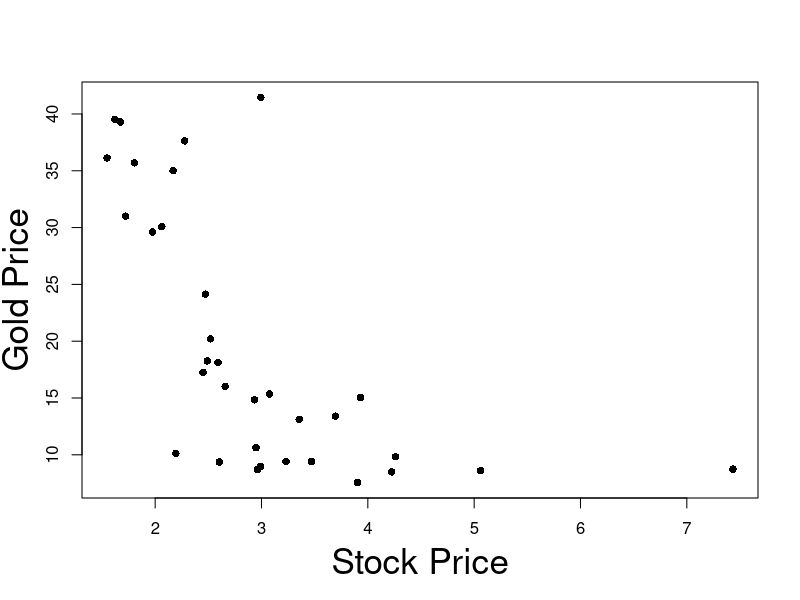
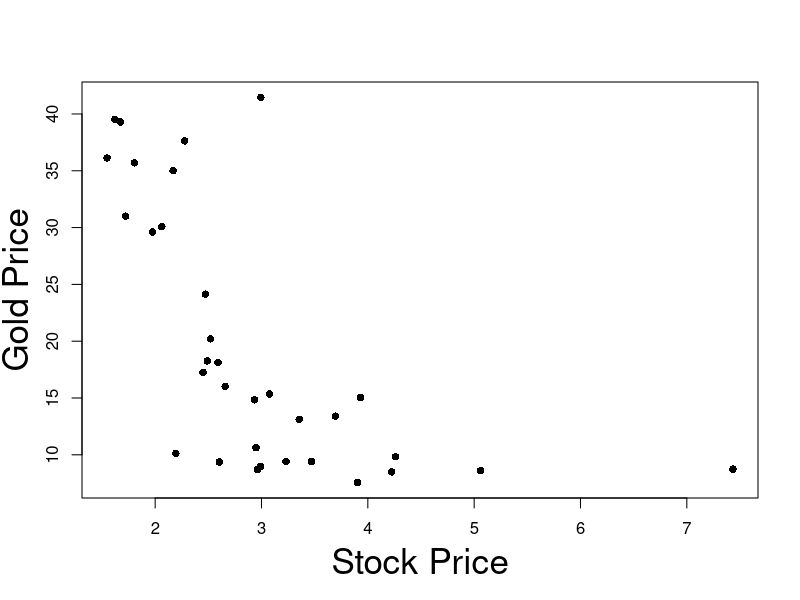
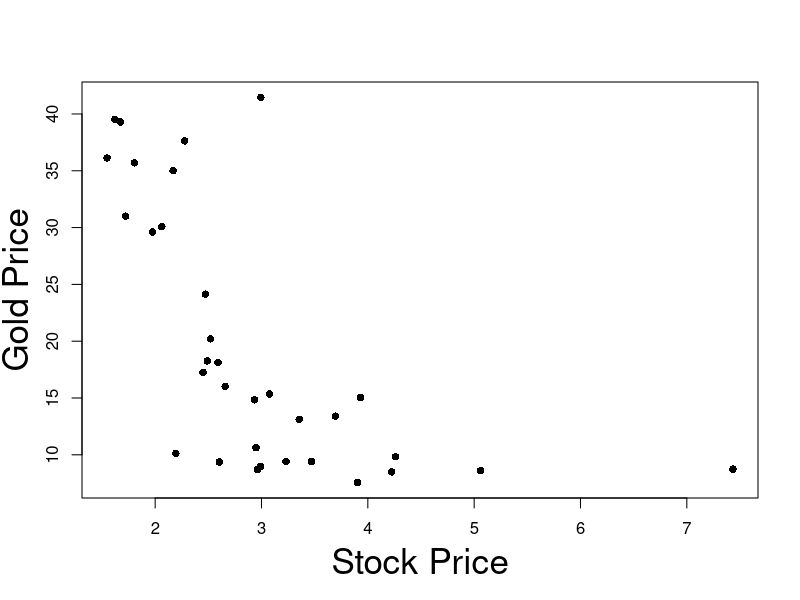
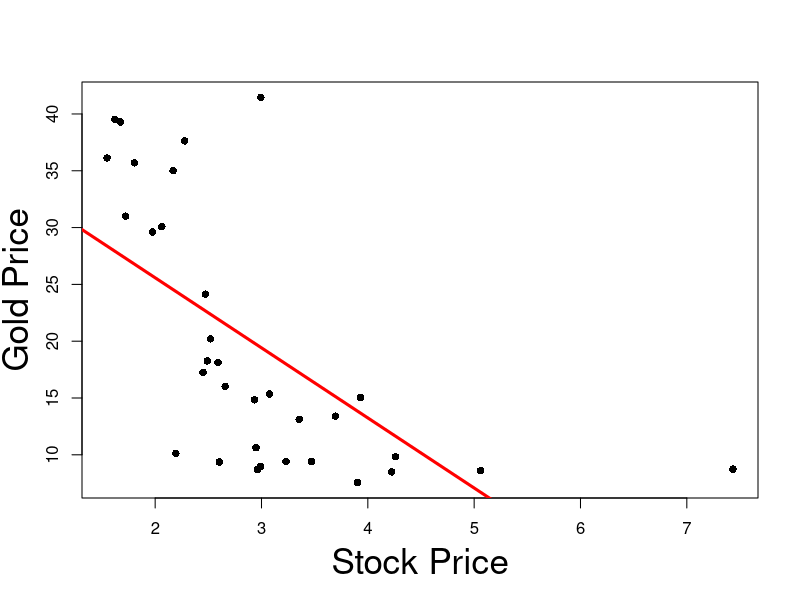
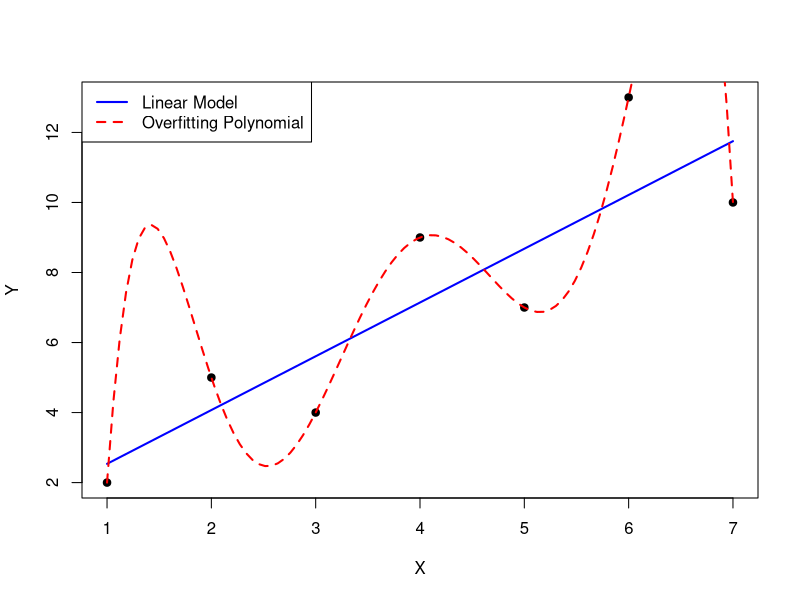

The R source for these figures, in order:
## ---- chunk 1
#| echo: false
#| layout-ncol: 1

data <- read.table("datasets/L3eg1data.txt")

#Add column labels to data
colnames(data) <- c("Stock Price","Gold Price")

# Output markdown table from data
knitr::kable(
  list(data[1:11,], data[12:22,], data[23:33,]),
  row.names = TRUE,
  format = "html", 
  table.attr = 'class="table simple table-striped table-hover"',
) 


## ---- chunk 2
prices = read.table(file = "datasets/stock_gold.txt",
                    header = TRUE)

print(prices)
## ---- chunk 3
#| echo: false
#| fig-asp: 1

# Read the data
prices <- read.table(file = "datasets/stock_gold.txt",
                   header = TRUE
                  )

stock.price <- prices$stock_price
gold.price <- prices$gold_price

# Create the plot
plot(stock.price,
     gold.price, 
     xlab = "", 
     ylab= "",
     pch = 16)

# Add labels
mtext("Stock Price", side=1, line=3, cex=2.1)
mtext("Gold Price", side=2, line=2.5, cex=2.1)
## ---- chunk 4
#| echo: false
#| fig-asp: 1

# Read the data
prices <- read.table(file = "datasets/stock_gold.txt",
                   header = TRUE
                  )

stock.price <- prices$stock_price
gold.price <- prices$gold_price

# Create the plot
plot(stock.price,
     gold.price, 
     xlab = "", 
     ylab= "",
     pch = 16)

# Add labels
mtext("Stock Price", side=1, line=3, cex=2.1)
mtext("Gold Price", side=2, line=2.5, cex=2.1)
## ---- chunk 5
#| echo: false
#| fig-asp: 1

# Read the data
prices <- read.table(file = "datasets/stock_gold.txt",
                   header = TRUE
                  )

stock.price <- prices$stock_price
gold.price <- prices$gold_price

# Create the plot
plot(stock.price,
     gold.price, 
     xlab = "", 
     ylab= "",
     pch = 16)

# Add labels
mtext("Stock Price", side=1, line=3, cex=2.1)
mtext("Gold Price", side=2, line=2.5, cex=2.1)
## ---- chunk 6
#| echo: false
#| fig-asp: 1

# Read the data
prices <- read.table(file = "datasets/stock_gold.txt",
                     header = TRUE
                    )

# Store data into vectors
stock.price <- prices$stock_price
gold.price <- prices$gold_price

# Fit simple linear regression model
fit.model <- lm(gold.price ~ stock.price)

# Plot the data
plot(stock.price,
     gold.price, 
     xlab = "", 
     ylab= "",
     pch = 16)

# Add labels
mtext("Stock Price", side=1, line=3, cex=2.1)
mtext("Gold Price", side=2, line=2.5, cex=2.1)

# Plot the regression line in red
abline(fit.model, col = "red", lwd = 3)
## ---- chunk 7
#| echo: true
t <- - 4.502 
p <- 2 - 2 * pt(abs(t), df = 31)

cat("The p-value is", p)
## ---- chunk 8
#| echo: true
t <- 8.744
p <- 2 - 2 * pt(abs(t), df = 31)

cat("The p-value is", p)
## ---- chunk 9
#| echo: true
F <- 20.267    # Input the precise value, rather than the rounded one given in Summary
n <- 33
p <- 2

p.value <- 1 - pf(F, df1 = p - 1, df2 = n - p)

cat("The p-value is", p.value)
## ---- chunk 10
#| echo: true
longley <- read.table(file = "datasets/longley.txt", header = TRUE)

head(longley, n = 3)     # Prints the first 3 rows of dataset
## ---- chunk 11
longley <- read.table(file = "datasets/longley.txt", header = TRUE)

head(longley, n = 3)     # Prints the first 3 rows of dataset
## ---- chunk 12
# Set seed for reproducibility
set.seed(42)

# Define 7 points with more randomness (less perfectly linear)
x <- c(1, 2, 3, 4, 5, 6, 7)
y <- c(2, 5, 4, 9, 7, 13, 10)  # More irregular, less aligned

# Fit a linear model
linear_model <- lm(y ~ x)

# Fit a 6th-degree polynomial (overfitting)
poly_model <- lm(y ~ poly(x, 6, raw = TRUE))

# Generate smooth x values for predictions
x_pred <- seq(min(x), max(x), length.out = 100)
y_linear_pred <- predict(linear_model, newdata = data.frame(x = x_pred))
y_poly_pred <- predict(poly_model, newdata = data.frame(x = x_pred))

# Plot the data points
plot(x, y, pch = 19, col = "black", xlab = "X", ylab = "Y")

# Add the linear regression line (blue)
lines(x_pred, y_linear_pred, col = "blue", lwd = 2)

# Add the overfitting polynomial line (red, dashed)
lines(x_pred, y_poly_pred, col = "red", lwd = 2, lty = 2)

# Add a legend
legend("topleft", legend = c("Linear Model", "Overfitting Polynomial"), 
       col = c("blue", "red"), lty = c(1, 2), lwd = 2)
